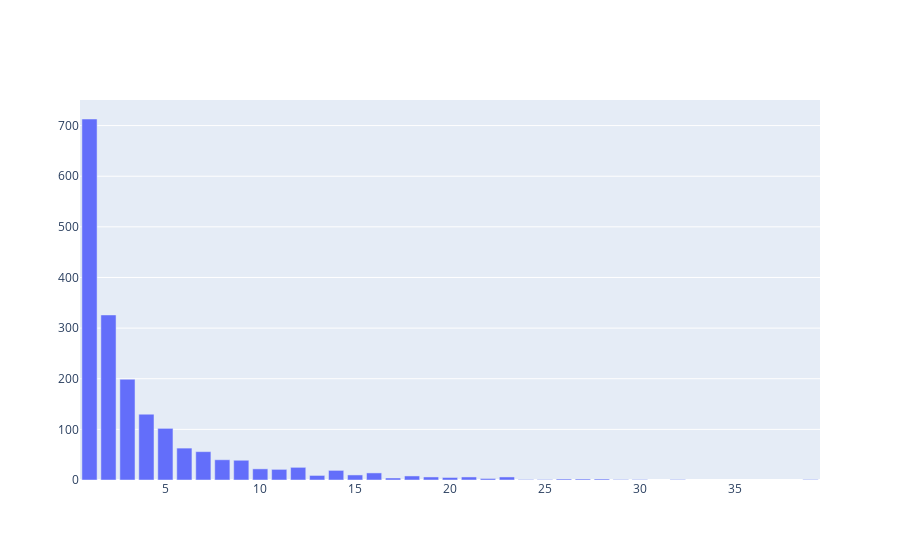

Write notebook code for a chart like this one.
### Markdown cell above
Bar Charts

### Code cell
# Paper: 
# Basic bar plots count of events after resampling
# Check if it follows some distribution

data_filterd = filter_by_event_type(data_filterd, 1)
data_resampled = resample(data_filterd, "datetime", "5min", "count")


data_trimmed = data_resampled[data_resampled["event_type"] > 0]
value_counts = data_trimmed.value_counts("event_type")

fig = go.Figure()
# line plot
fig.add_trace(
    go.Bar(
        x=value_counts.index, 
        y=value_counts, 
        name='value_counts'))

### Figure 1 — Plotly figure (JSON) as saved in the notebook; plotly's stock layout.template omitted (floating-point values rounded to 4 significant figures)
{"data": [{"name": "value_counts", "type": "bar", "x": [1, 2, 3, 4, 5, 6, 7, 8, 9, 12, 10, 11, 14, 16, 15, 13, 18, 23, 19, 21, 20, 17, 22, 26, 27, 28, 24, 25, 29, 30, 32, 39], "y": [713, 326, 199, 130, 102, 63, 56, 40, 39, 25, 22, 21, 19, 14, 10, 9, 8, 6, 6, 6, 5, 4, 3, 2, 2, 2, 1, 1, 1, 1, 1, 1]}], "layout": {}}
